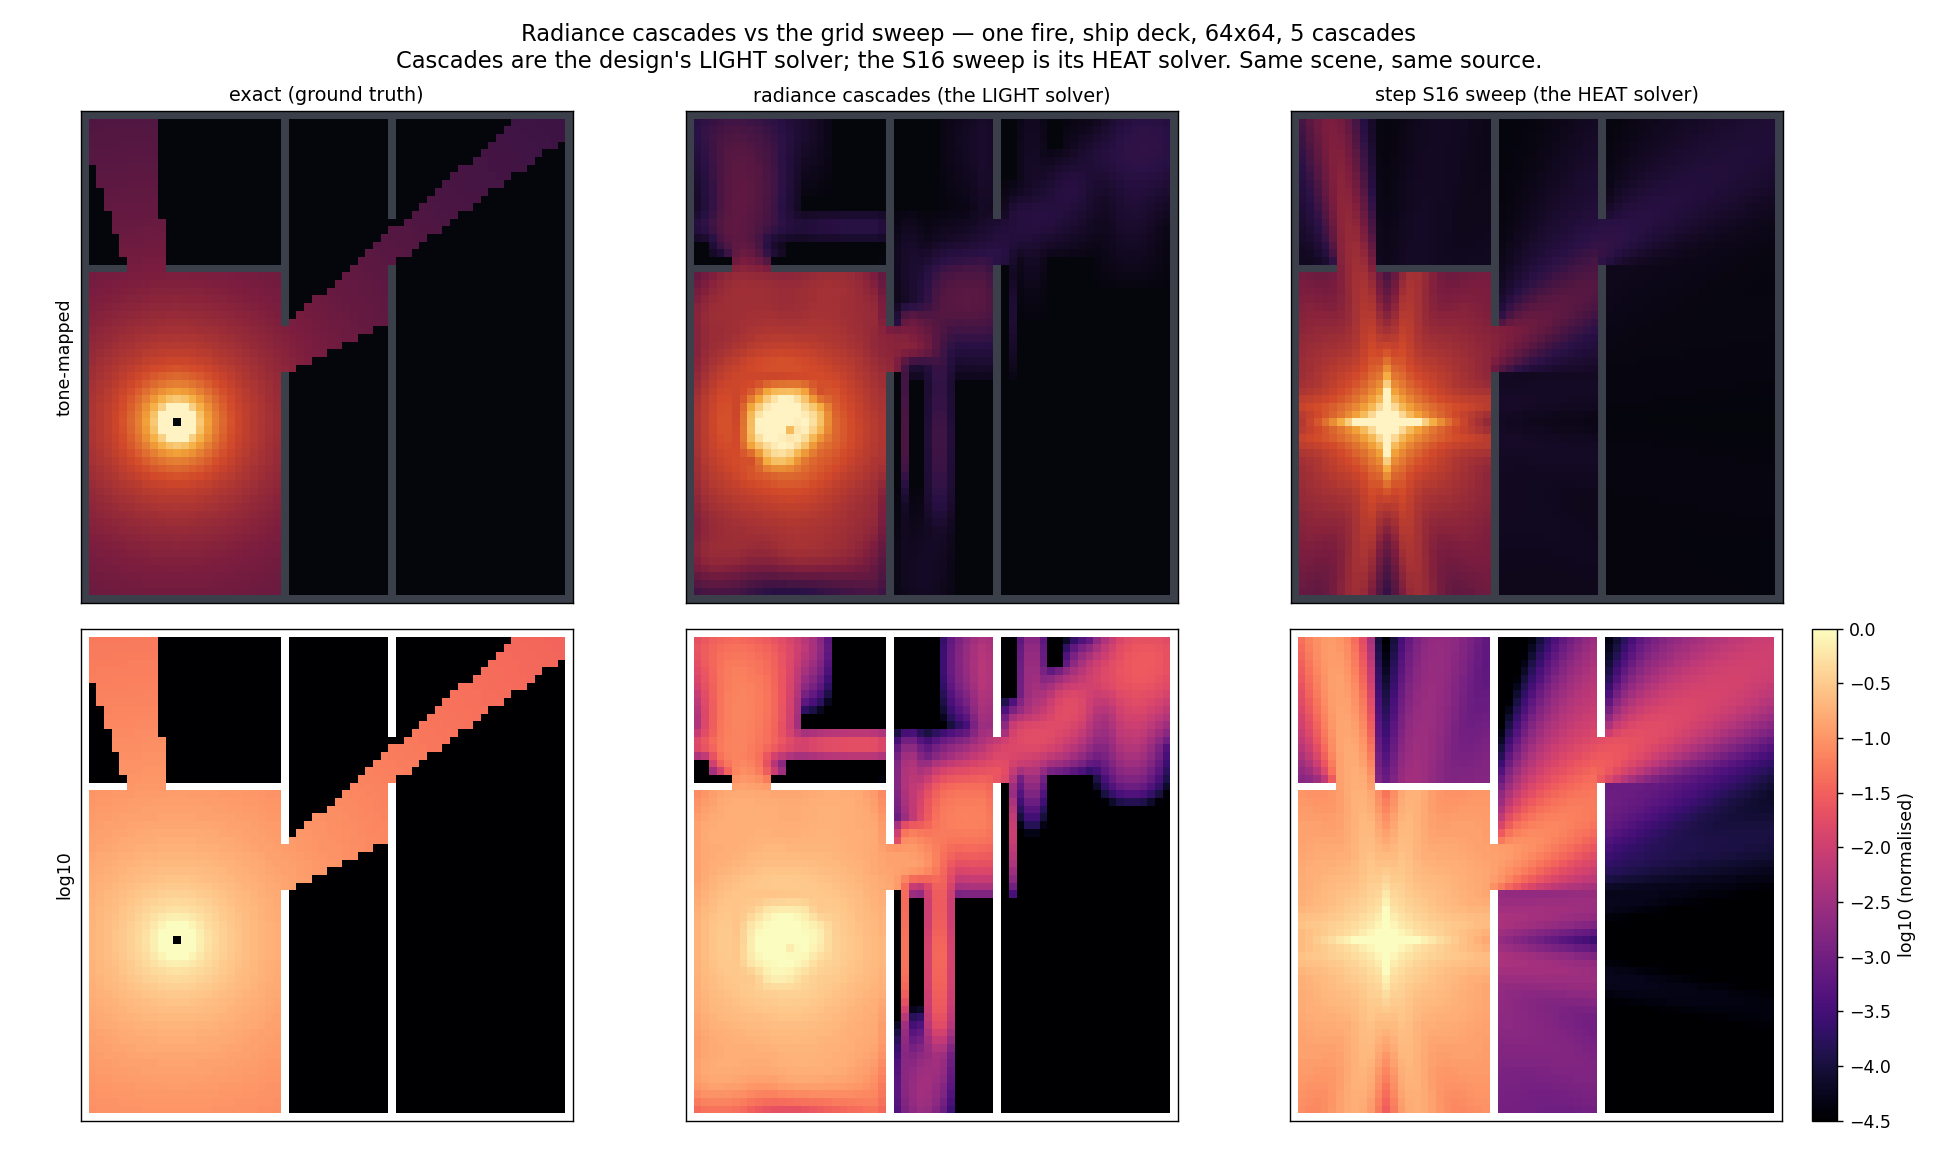

The script that saved this image:
"""Radiance cascades — a working prototype, rendered (2026-09-13).

Erik asked for "a picture of the actual light rendering". The room render shows
the HEAT schemes, which are grid sweeps and carry visible cross/star artifacts.
Light is a different solver in the design (R-P: radiance cascades in GLSL), and
its whole selling point is that it does NOT have those artifacts, because the
angular resolution grows with distance instead of staying fixed.

This is a minimal but honest 2D radiance-cascades implementation, so that claim
can be looked at rather than taken on faith.

THE ALGORITHM (Sannikov 2023; branching factor 4)
    Cascade i has probe spacing s*2^i and d*4^i directions, and covers the radial
    interval [r_i, r_{i+1}) with r_i = L*(4^i - 1)/3. So as you go up: four times
    the angular resolution, a quarter of the probes, four times the distance.
    Each probe-direction stores the radiance gathered over its own interval and
    the transmittance across it.

    Merging runs top down. A cascade-i interval is completed by the four
    cascade-(i+1) intervals that subdivide its direction, sampled bilinearly
    over the four nearest coarse probes:

        L_total = L_near + T_near * L_far

    which is exactly the interval-composition identity the design quotes in §4.1.

    The penumbra hypothesis is why this works: near the receiver you need spatial
    detail and little angular detail, far away you need the opposite, and the
    cascade structure spends the budget accordingly.

Run:
    C:/Users/steen/anaconda3/python.exe docs/ray_engine_v2_scheme_study_2026-09-13/cascade_render.py
"""
from __future__ import annotations

import math
import sys
from pathlib import Path

import numpy as np

sys.path.insert(0, str(Path(__file__).resolve().parent))
from room_render import H, W, deck, tonemap                 # noqa: E402
from scheme_study import solve_exact, solve_step            # noqa: E402

OUT = Path(__file__).resolve().parent

N_CASCADES = 5
BASE_DIRS = 16          # directions in cascade 0
BASE_LEN = 1.0         # length of cascade 0's interval, in tiles
MARCH = 0.25           # sub-tile march step


def trace(px, py, ang, r0, r1, emission, kappa):
    """March one interval [r0, r1) from (px, py) along ang.

    Returns (radiance gathered, transmittance across the interval)."""
    rad, trans = 0.0, 1.0
    dx, dy = math.cos(ang), math.sin(ang)
    n = max(1, int((r1 - r0) / MARCH))
    ds = (r1 - r0) / n
    for k in range(n):
        t = r0 + (k + 0.5) * ds
        ix, iy = int(px + dx * t), int(py + dy * t)
        if not (0 <= ix < W and 0 <= iy < H):
            break
        rad += emission[iy, ix] * trans * ds
        trans *= math.exp(-kappa[iy, ix] * ds)
        if trans < 1e-5:
            break
    return rad, trans


def build(emission, kappa):
    """Trace every cascade's own interval. Returns per-level (rad, trans)."""
    levels = []
    for i in range(N_CASCADES):
        spacing = 2 ** i
        ndirs = BASE_DIRS * (4 ** i)
        r0 = BASE_LEN * (4 ** i - 1) / 3.0
        r1 = BASE_LEN * (4 ** (i + 1) - 1) / 3.0
        ph, pw = H // spacing, W // spacing
        rad = np.zeros((ph, pw, ndirs))
        tr = np.ones((ph, pw, ndirs))
        for j in range(ph):
            for k in range(pw):
                px = (k + 0.5) * spacing
                py = (j + 0.5) * spacing
                for d in range(ndirs):
                    ang = (d + 0.5) * (2.0 * math.pi / ndirs)
                    rad[j, k, d], tr[j, k, d] = trace(px, py, ang, r0, r1,
                                                      emission, kappa)
        levels.append([rad, tr])
        print(f"  cascade {i}: {ph}x{pw} probes x {ndirs} dirs, "
              f"interval {r0:.2f}..{r1:.2f} tiles")
    return levels


def merge(levels):
    """Top-down merge. L_near += T_near * (bilinear, direction-averaged L_far)."""
    for i in range(N_CASCADES - 2, -1, -1):
        rad, tr = levels[i]
        far_rad, _ = levels[i + 1]
        ph, pw, nd = rad.shape
        fph, fpw, fnd = far_rad.shape
        sp, fsp = 2 ** i, 2 ** (i + 1)
        for j in range(ph):
            for k in range(pw):
                # this probe's position in the coarse grid's probe coordinates
                px = ((k + 0.5) * sp) / fsp - 0.5
                py = ((j + 0.5) * sp) / fsp - 0.5
                k0, j0 = int(math.floor(px)), int(math.floor(py))
                fx, fy = px - k0, py - j0
                for d in range(nd):
                    acc = 0.0
                    for c in range(4):                 # the 4 finer directions
                        fd = (d * 4 + c) % fnd
                        v = 0.0
                        for dj in (0, 1):
                            for dk in (0, 1):
                                wgt = ((fy if dj else 1 - fy)
                                       * (fx if dk else 1 - fx))
                                jj, kk = j0 + dj, k0 + dk
                                if 0 <= jj < fph and 0 <= kk < fpw:
                                    v += wgt * far_rad[jj, kk, fd]
                        acc += v
                    rad[j, k, d] += tr[j, k, d] * (acc / 4.0)
    return levels


def fluence(levels, opaque):
    """Cascade 0's directions, averaged, lifted back to the tile grid."""
    rad0 = levels[0][0]
    f = rad0.mean(axis=2) * (2.0 * math.pi)
    return np.where(opaque, 0.0, f)


def main():
    import matplotlib
    matplotlib.use("Agg")
    import matplotlib.pyplot as plt
    from matplotlib.colors import LinearSegmentedColormap

    kappa, source, opaque = deck()
    emission = source / (2.0 * math.pi)

    print("building cascades ...")
    levels = build(emission, kappa)
    print("merging ...")
    merge(levels)
    f_casc = fluence(levels, opaque)

    print("exact ...")
    f_exact = solve_exact(source, opaque)
    print("step S16 (the heat sweep, for contrast) ...")
    f_step, _, _ = solve_step(kappa, source)

    fire = LinearSegmentedColormap.from_list(
        "fire", ["#05050c", "#2a1146", "#7b1d3f", "#d2492a",
                 "#f4a93a", "#fff3c4"])
    fire.set_bad("#3a3f4a")

    # normalise each field on its own 99.5th percentile: this is a question
    # about SHAPE and artifacts, not about absolute scale
    fields = [("exact (ground truth)", f_exact),
              ("radiance cascades (the LIGHT solver)", f_casc),
              ("step S16 sweep (the HEAT solver)", f_step)]

    fig, axes = plt.subplots(2, 3, figsize=(15.5, 9.2))
    for col, (name, f) in enumerate(fields):
        hi = np.percentile(f[~opaque], 99.5)
        axes[0, col].imshow(tonemap(f, opaque, hi=hi), cmap=fire, vmin=0, vmax=1,
                            interpolation="nearest")
        axes[0, col].set_title(name, fontsize=11)
        axes[0, col].set_xticks([]); axes[0, col].set_yticks([])
        lg = np.where(opaque, np.nan, np.log10(np.maximum(f / max(hi, 1e-12),
                                                          1e-6)))
        im = axes[1, col].imshow(lg, cmap="magma", vmin=-4.5, vmax=0,
                                 interpolation="nearest")
        axes[1, col].set_xticks([]); axes[1, col].set_yticks([])
        if col == 2:
            fig.colorbar(im, ax=axes[1, col], fraction=0.046,
                         label="log10 (normalised)")
    axes[0, 0].set_ylabel("tone-mapped", fontsize=10)
    axes[1, 0].set_ylabel("log10", fontsize=10)
    fig.suptitle("Radiance cascades vs the grid sweep — one fire, ship deck, "
                 f"64x64, {N_CASCADES} cascades\n"
                 "Cascades are the design's LIGHT solver; the S16 sweep is its "
                 "HEAT solver. Same scene, same source.", fontsize=13)
    fig.tight_layout()
    fig.savefig(OUT / "cascade_render.png", dpi=125)
    print(f"wrote {OUT / 'cascade_render.png'}")

    # isotropy of each, as a number, around the source
    from scheme_study import ring, ripple
    cy, cx = 40, 12
    print(f"\n{'scheme':<38}{'ripple r=3':>12}{'ripple r=8':>12}")
    for name, f in fields:
        print(f"{name:<38}{ripple(ring(f, cy, cx, 3)):>11.1f}%"
              f"{ripple(ring(f, cy, cx, 8)):>11.1f}%")


if __name__ == "__main__":
    main()
